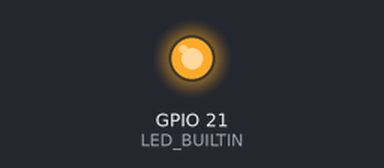
The sketch below on a simulated Seeed XIAO ESP32-S3. Shown: output pins drawn as LEDs (lit = HIGH). Nothing arrives over Bluetooth unless stated; a phone connects over Bluetooth LE 3 s after start; what the sketch prints to the serial monitor is not drawn.

Above: at 0.5 s.
At 2.5 s:
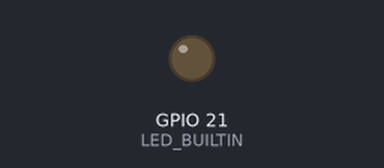
Timing chart, 0 to 5.2 s (numbered marks = the images above):
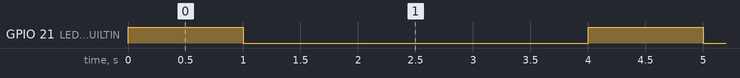

The sketch:

ble_connect.ino
```cpp
#include <BLEDevice.h>
#include <BLEUtils.h>
#include <BLEServer.h>
#include <BLE2902.h>

#define SERVICE_UUID        "4fafc201-1fb5-459e-8fcc-c5c9c331914b"
#define CHARACTERISTIC_UUID "beb5483e-36e1-4688-b7f5-ea07361b26a8"

BLECharacteristic *pCharacteristic;

void setup() {
  Serial.begin(115200);
  Serial.println("Starting BLE work!");

  pinMode(LED_BUILTIN, OUTPUT);

  BLEDevice::init("XIAO_ESP32S3");
  BLEServer *pServer = BLEDevice::createServer();
  BLEService *pService = pServer->createService(SERVICE_UUID);

  pCharacteristic = pService->createCharacteristic(
                      CHARACTERISTIC_UUID,
                      BLECharacteristic::PROPERTY_READ |
                      BLECharacteristic::PROPERTY_WRITE |
                      BLECharacteristic::PROPERTY_NOTIFY
                    );

  pCharacteristic->addDescriptor(new BLE2902());

  pCharacteristic->setValue("Hello World");
  pService->start();
  BLEAdvertising *pAdvertising = BLEDevice::getAdvertising();
  pAdvertising->addServiceUUID(SERVICE_UUID);
  pAdvertising->setScanResponse(true);
  pAdvertising->setMinPreferred(0x06);
  pAdvertising->setMinPreferred(0x12);
  BLEDevice::startAdvertising();
  Serial.println("Characteristic defined");
  Serial.println("BLE advertising started");
}

void loop() {
  digitalWrite(LED_BUILTIN, HIGH);
  delay(1000);
  digitalWrite(LED_BUILTIN, LOW);
  delay(1000);

  // notification test
  pCharacteristic->setValue("Notification Test");
  pCharacteristic->notify();
  delay(2000);
}
```

Measured:
- by itself, GPIO 21 (LED_BUILTIN): alternates HIGH for 1.0 s and LOW for 3.0 s
